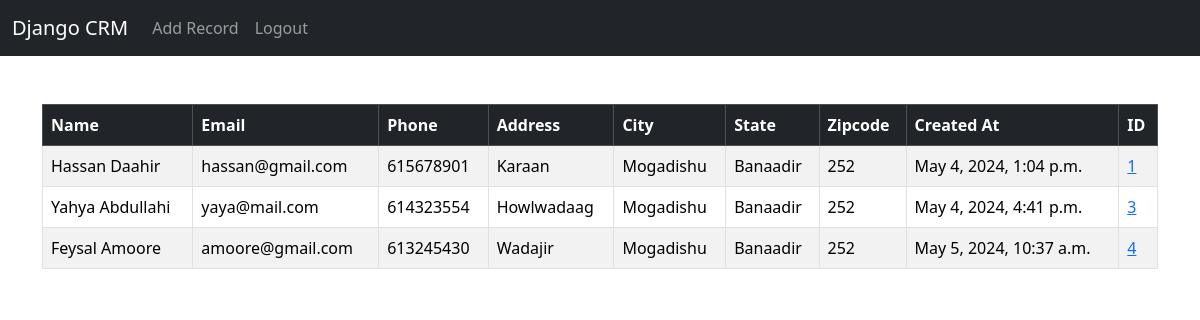
Before: / (signed in) with the older database file.
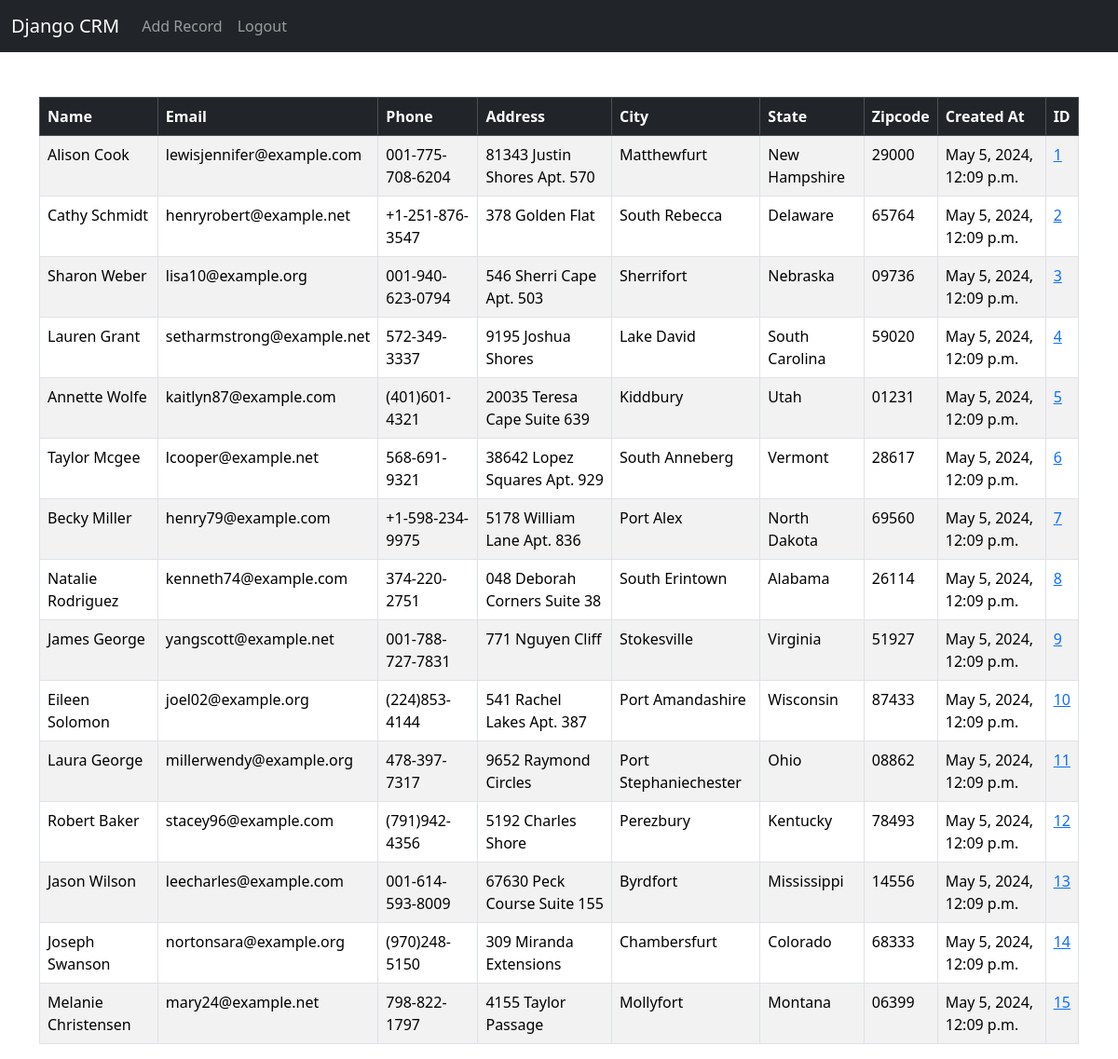
After: the same page with the newer database file.
### website/models.py (models this page shows, shortened)
class Record(models.Model):
    created_at = models.DateTimeField(auto_now_add=True)
    first_name = models.CharField(max_length=50)
    last_name =  models.CharField(max_length=50)
    email =  models.CharField(max_length=100)
    phone = models.CharField(max_length=20)
    address =  models.CharField(max_length=100)
    city =  models.CharField(max_length=50)
    state =  models.CharField(max_length=50)
    zipcode =  models.CharField(max_length=20)

### website/views.py (the view)
# urls.py: 2. Add a URL to urlpatterns:  path('', views.home, name='home')
def home(request):
    records = Record.objects.all().values()
    if request.method == 'POST':
        username = request.POST['username']
        password = request.POST['password']
        user = authenticate(request, username=username, password=password)
        if user:
            login(request, user)
            messages.success(request, 'You have successfully logged in!')
            return redirect('home')
        else:
            messages.error(request, 'Invalid username or password')
            return redirect('home')
    else:
        return render(request, 'home.html', {'records':records})

### website/templates/home.html (shortened to what this page needs)
{% extends 'base.html' %}
{% block content %}
        {% if user.is_authenticated %}
            <br>
            <table class="table table-striped table-hover table-bordered">
              <thead class="table-dark">
                <tr>
                  <th scope="col">Name</th>
                  <th scope="col">Email</th>
                  <th scope="col">Phone</th>
                  <th scope="col">Address</th>
                  <th scope="col">City</th>
                  <th scope="col">State</th>
                  <th scope="col">Zipcode</th>
                  <th scope="col">Created At</th>
                  <th scope="col">ID</th>
                </tr>
              </thead>
              <tbody>
                {% if records %}
                  {% for record in records %}
                  <tr>
                    <td>{{ record.first_name }} {{record.last_name}}</td>
                    <td>{{ record.email }}</td>
                    <td>{{ record.phone }}</td>
                    <td>{{ record.address }}</td>
                    <td>{{ record.city }}</td>
                    <td>{{ record.state }}</td>
                    <td>{{ record.zipcode }}</td>
                    <td>{{ record.created_at }}</td>
                    <td><a href="{% url 'record' record.id %}">{{ record.id }}</a></td>
                  </tr>
                  {% endfor %}
                {% endif %}
              </tbody>
            </table>
        {% endif %}
{% endblock %}

### website/templates/base.html (shortened to what this page needs)
<!doctype html>
<html lang="en">
  <head>
    <link href="https://cdn.jsdelivr.net/npm/bootstrap@5.3.3/dist/css/bootstrap.min.css" rel="stylesheet">
  </head>
  <body>
    {% include 'navbar.html' %}
    <div class="container">
        <br>
        {% block content %}
        {% endblock %}
    </div>
  </body>
</html>

### website/templates/navbar.html (shortened to what this page needs)
<nav class="navbar navbar-expand-lg navbar-dark bg-dark">
    <div class="container-fluid">
      <a class="navbar-brand" href="{% url 'home' %}">Django CRM</a>
      <div class="collapse navbar-collapse" id="navbarSupportedContent">
        <ul class="navbar-nav me-auto mb-2 mb-lg-0">
          {% if user.is_authenticated %}
            <li class="nav-item">
              <a class="nav-link" href="{% url 'add_record' %}">Add Record</a>
            </li>
            <li class="nav-item">
              <a class="nav-link" href="{% url 'logout' %}">Logout</a>
            </li>
          {% endif %}
        </ul>
      </div>
    </div>
  </nav>

Changed rows visible on the page:
changed Record id 1: first_name "Hassan" → "Alison"; last_name "Daahir" → "Cook"; email "hassan@gmail.com" → "lewisjennifer@example.com"; phone "615678901" → "001-775-708-6204"; address "Karaan" → "81343 Justin Shores Apt. 570"; city "Mogadishu" → "Matthewfurt"; state "Banaadir" → "New Hampshire"; zipcode "252" → "29000"; created_at "May 4, 2024, 1:04 p.m." → "May 5, 2024, 12:09 p.m."
added Record: first_name "Cathy", last_name "Schmidt", email "henryrobert@example.net", phone "+1-251-876-3547", address "378 Golden Flat", city "South Rebecca", state "Delaware", zipcode "65764", created_at "May 5, 2024, 12:09 p.m.", id "2"
changed Record id 3: first_name "Yahya" → "Sharon"; last_name "Abdullahi" → "Weber"; email "yaya@mail.com" → "lisa10@example.org"; phone "614323554" → "001-940-623-0794"; address "Howlwadaag" → "546 Sherri Cape Apt. 503"; city "Mogadishu" → "Sherrifort"; state "Banaadir" → "Nebraska"; zipcode "252" → "09736"; created_at "May 4, 2024, 4:41 p.m." → "May 5, 2024, 12:09 p.m."
changed Record id 4: first_name "Feysal" → "Lauren"; last_name "Amoore" → "Grant"; email "amoore@gmail.com" → "setharmstrong@example.net"; phone "613245430" → "572-349-3337"; address "Wadajir" → "9195 Joshua Shores"; city "Mogadishu" → "Lake David"; state "Banaadir" → "South Carolina"; zipcode "252" → "59020"; created_at "May 5, 2024, 10:37 a.m." → "May 5, 2024, 12:09 p.m."
added Record: first_name "Annette", last_name "Wolfe", email "kaitlyn87@example.com", phone "(401)601-4321", address "20035 Teresa Cape Suite 639", city "Kiddbury", state "Utah", zipcode "01231", created_at "May 5, 2024, 12:09 p.m.", id "5"
added Record: first_name "Taylor", last_name "Mcgee", email "lcooper@example.net", phone "568-691-9321", address "38642 Lopez Squares Apt. 929", city "South Anneberg", state "Vermont", zipcode "28617", created_at "May 5, 2024, 12:09 p.m.", id "6"
added Record: first_name "Becky", last_name "Miller", email "henry79@example.com", phone "+1-598-234-9975", address "5178 William Lane Apt. 836", city "Port Alex", state "North Dakota", zipcode "69560", created_at "May 5, 2024, 12:09 p.m.", id "7"
added Record: first_name "Natalie", last_name "Rodriguez", email "kenneth74@example.com", phone "374-220-2751", address "048 Deborah Corners Suite 38", city "South Erintown", state "Alabama", zipcode "26114", created_at "May 5, 2024, 12:09 p.m.", id "8"
added Record: first_name "James", last_name "George", email "yangscott@example.net", phone "001-788-727-7831", address "771 Nguyen Cliff", city "Stokesville", state "Virginia", zipcode "51927", created_at "May 5, 2024, 12:09 p.m.", id "9"
added Record: first_name "Eileen", last_name "Solomon", email "joel02@example.org", phone "(224)853-4144", address "541 Rachel Lakes Apt. 387", city "Port Amandashire", state "Wisconsin", zipcode "87433", created_at "May 5, 2024, 12:09 p.m.", id "10"
added Record: first_name "Laura", last_name "George", email "millerwendy@example.org", phone "478-397-7317", address "9652 Raymond Circles", city "Port Stephaniechester", state "Ohio", zipcode "08862", created_at "May 5, 2024, 12:09 p.m.", id "11"
added Record: first_name "Robert", last_name "Baker", email "stacey96@example.com", phone "(791)942-4356", address "5192 Charles Shore", city "Perezbury", state "Kentucky", zipcode "78493", created_at "May 5, 2024, 12:09 p.m.", id "12"
added Record: first_name "Jason", last_name "Wilson", email "leecharles@example.com", phone "001-614-593-8009", address "67630 Peck Course Suite 155", city "Byrdfort", state "Mississippi", zipcode "14556", created_at "May 5, 2024, 12:09 p.m.", id "13"
added Record: first_name "Joseph", last_name "Swanson", email "nortonsara@example.org", phone "(970)248-5150", address "309 Miranda Extensions", city "Chambersfurt", state "Colorado", zipcode "68333", created_at "May 5, 2024, 12:09 p.m.", id "14"
added Record: first_name "Melanie", last_name "Christensen", email "mary24@example.net", phone "798-822-1797", address "4155 Taylor Passage", city "Mollyfort", state "Montana", zipcode "06399", created_at "May 5, 2024, 12:09 p.m.", id "15"
